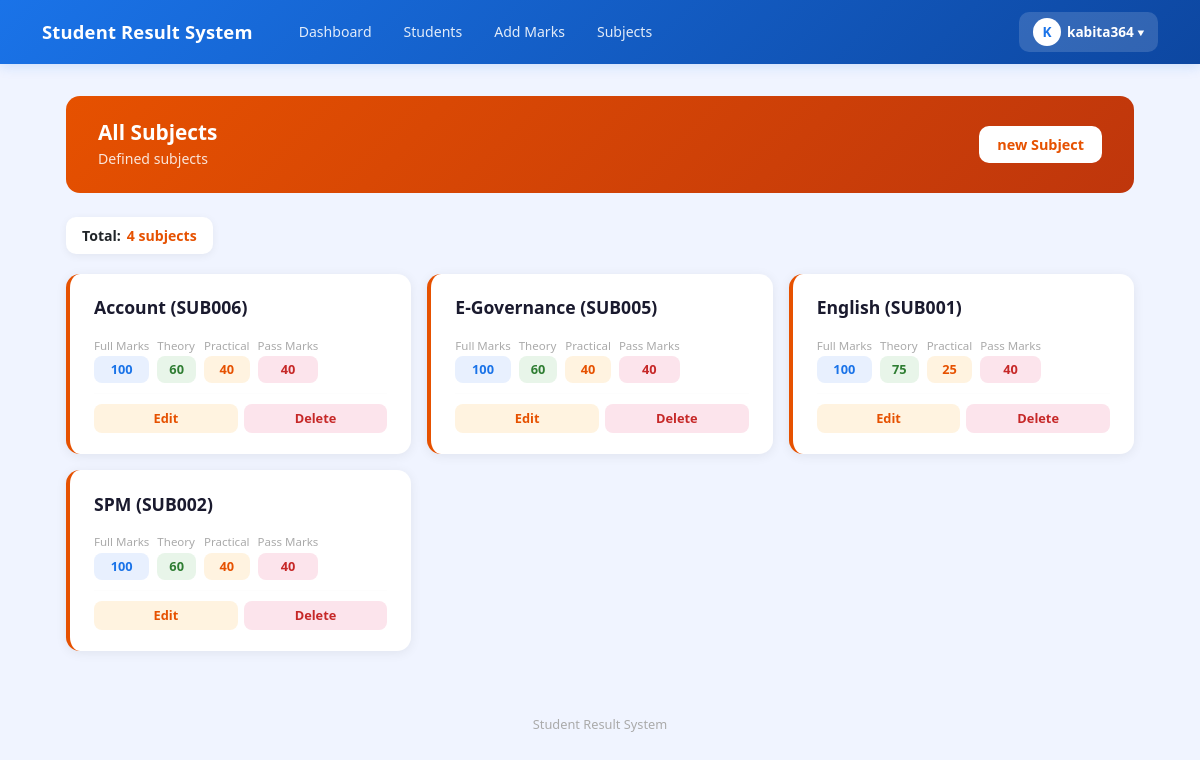
Screenshot of /subjects/ (signed in) with the database file from the repository.
### result/models.py (models this page shows, shortened)
class CustomUser(AbstractUser):
    ROLE_CHOICES = (
        ('admin', 'Admin'),
        ('teacher', 'Teacher'),
        ('student', 'Student'),
    )
    role = models.CharField(max_length=10, choices=ROLE_CHOICES, default='student')
    phone = models.CharField(max_length=15, null=True, blank=True)

class Subject(models.Model):
    class_name = models.ForeignKey(
        Class, on_delete=models.CASCADE, related_name='subjects'
    )
    name = models.CharField(max_length=100)
    subject_code = models.CharField(max_length=20,unique=True, blank=True)
    full_marks = models.PositiveIntegerField(default=100)
    theory_marks = models.PositiveIntegerField(default=60)
    practical_marks = models.PositiveIntegerField(default=40)
    pass_marks = models.PositiveIntegerField(default=40)
    theory_pass_marks = models.PositiveIntegerField(default=24)
    practical_pass_marks = models.PositiveIntegerField(default=15)
    class Meta:
        ordering = ['name']

### result/views.py (the view)
# urls.py: path('subjects/', views.subject_list, name='subject_list'),
@login_required(login_url='result:admin_login')
def subject_list(request):
    subjects = Subject.objects.all()
    return render(request, 'result/subject_list.html', {'subjects': subjects})

### result/templates/result/subject_list.html (shortened to what this page needs)
{% extends 'result/base.html' %}
{% block content %}
<div class="page-header">
    <div>
        <h4> All Subjects</h4>
        <p>Defined subjects </p>
    </div>
    <a href="{% url 'result:add_subject' %}" class="btn-add">new Subject</a>
</div>
<div class="stat-pill">
    Total: <span style="color:#e65100;">{{ subjects.count }} subjects</span>
</div>
{% if subjects %}
<div class="subject-grid">
    {% for subject in subjects %}
    <div class="subject-card">
        <div class="subject-name">
            {{ subject.name }} ({{ subject.subject_code }})
        </div>
        <div class="marks-row">
            <div>
                <div class="marks-label">Full Marks</div>
                <div class="marks-badge badge-full">{{ subject.full_marks }}</div>
            </div>
            {% if subject.theory_marks %}
            <div>
                <div class="marks-label">Theory</div>
                <div class="marks-badge badge-theory">{{ subject.theory_marks }}</div>
            </div>
            {% endif %}
            {% if subject.practical_marks %}
            <div>
                <div class="marks-label">Practical</div>
                <div class="marks-badge badge-practical">{{ subject.practical_marks }}</div>
            </div>
            {% endif %}
            <div>
                <div class="marks-label">Pass Marks</div>
                <div class="marks-badge badge-pass">{{ subject.pass_marks }}</div>
            </div>
        </div>
        <hr class="divider-line">
        <div class="action-btns">
            <a href="{% url 'result:edit_subject' subject.pk %}" class="btn-edit"> Edit</a>
            <a href="{% url 'result:delete_subject' subject.pk %}" class="btn-delete"> Delete</a>
        </div>
    </div>
    {% endfor %}
</div>
{% endif %}
{% endblock %}

### result/templates/result/base.html (shortened to what this page needs)
<!DOCTYPE html>
<html lang="ne">
<head>
    <link href="https://cdn.jsdelivr.net/npm/bootstrap@5.3.0/dist/css/bootstrap.min.css" rel="stylesheet">
    <link href="https://cdn.jsdelivr.net/npm/bootstrap-icons@1.10.0/font/bootstrap-icons.css" rel="stylesheet">
</head>
<body>
    <nav class="navbar navbar-expand-lg">
        <div class="container">
         <a class="navbar-brand text-white" href="{% url 'result:dashboard' %}">
    Student Result System
</a>
            {% if user.is_authenticated %}
            <div class="collapse navbar-collapse" id="navMenu">
                <div class="d-flex gap-1 ms-3 flex-wrap align-items-center">
                    <a href="{% url 'result:dashboard' %}" class="nav-link-btn">Dashboard</a>
                    <a href="{% url 'result:student_list' %}" class="nav-link-btn">Students</a>
                    <a href="{% url 'result:add_marks' %}" class="nav-link-btn">Add Marks</a>
                    <a href="{% url 'result:subject_list' %}" class="nav-link-btn">Subjects</a>
                </div>
                <div class="ms-auto mt-2 mt-lg-0 profile-dropdown">
                    <button class="profile-btn" onclick="toggleDropdown()">
                        <div class="profile-avatar">
                            {{ request.user.username|first|upper }}
                        </div>
                        {{ request.user.username }}
                        ▾
                    </button>
                </div>
            </div>
            {% endif %}
        </div>
    </nav>
    <div class="main-container">
        {% block content %}{% endblock %}
    </div>
    <div class="site-footer">
        Student Result System
    </div>
</body>
</html>

### result/templates/result/base.html (style rules this page uses)
body { background: #f0f4ff; min-height: 100vh; }
.navbar-brand { font-size: 1.15rem; font-weight: 700; letter-spacing: 0.01em; }
.navbar { background: linear-gradient(135deg, #1a73e8, #0d47a1) !important; box-shadow: 0 2px 12px rgba(26, 115, 232, 0.18); padding: 0.75rem 0; }
.nav-link-btn { color: rgba(255, 255, 255, 0.88); font-size: 0.88rem; font-weight: 500; padding: 6px 14px; border-radius: 8px; text-decoration: none; transition: background 0.15s; }
.profile-dropdown { position: relative; }
.profile-btn { background: rgba(255, 255, 255, 0.15); color: white; border: none; border-radius: 10px; padding: 6px 14px; font-size: 0.85rem; font-weight: 600; cursor: pointer; display: flex; align-items: center; gap: 6px; transition: background 0.15s; }
.profile-avatar { width: 28px; height: 28px; background: white; color: #1a73e8; border-radius: 50%; display: flex; align-items: center; justify-content: center; font-weight: 800; font-size: 0.85rem; }
.main-container { max-width: 1100px; margin: 0 auto; padding: 2rem 1rem; }
.site-footer { text-align: center; color: #aaa; font-size: 0.8rem; padding: 2rem 0 1rem; }

### result/templates/result/subject_list.html (style rules this page uses)
.page-header { background: linear-gradient(135deg, #e65100, #bf360c); border-radius: 14px; padding: 1.5rem 2rem; color: white; display: flex; align-items: center; justify-content: space-between; flex-wrap: wrap; gap: 1rem; margin-bottom: 1.5rem; }
.page-header h4 { font-size: 1.3rem; font-weight: 700; margin: 0; }
.page-header p { margin: 0.2rem 0 0; opacity: 0.85; font-size: 0.88rem; }
.btn-add { background: white; color: #e65100; font-weight: 600; border: none; border-radius: 10px; padding: 8px 18px; text-decoration: none; font-size: 0.9rem; transition: all 0.15s; }
.stat-pill { background: white; border-radius: 10px; padding: 8px 16px; font-size: 0.88rem; font-weight: 600; box-shadow: 0 2px 8px rgba(0, 0, 0, 0.06); display: inline-flex; align-items: center; gap: 6px; margin-bottom: 1.2rem; }
.subject-grid { display: grid; grid-template-columns: repeat(auto-fill, minmax(280px, 1fr)); gap: 1rem; }
.subject-card { background: white; border-radius: 14px; box-shadow: 0 2px 12px rgba(0, 0, 0, 0.07); padding: 1.3rem 1.5rem; transition: transform 0.15s, box-shadow 0.15s; border-left: 4px solid #e65100; }
.subject-name { font-size: 1.1rem; font-weight: 700; color: #1a1a2e; margin-bottom: 1rem; display: flex; align-items: center; gap: 8px; }
.marks-row { display: flex; gap: 8px; flex-wrap: wrap; margin-bottom: 8px; }
.marks-badge { border-radius: 8px; padding: 4px 12px; font-size: 0.8rem; font-weight: 600; text-align: center; }
.badge-full { background: #e8f0fe; color: #1a73e8; }
.badge-theory { background: #e8f5e9; color: #2e7d32; }
.badge-practical { background: #fff3e0; color: #e65100; }
.badge-pass { background: #fce4ec; color: #c62828; }
.marks-label { font-size: 0.72rem; color: #aaa; margin-bottom: 2px; }
.divider-line { border: none; border-top: 1px solid #f5f5f5; margin: 10px 0; }
.action-btns { display: flex; gap: 6px; }
.btn-edit { background: #fff3e0; color: #e65100; border: none; border-radius: 8px; padding: 5px 14px; font-size: 0.8rem; font-weight: 600; text-decoration: none; transition: all 0.15s; flex: 1; text-align: center; }
.btn-delete { background: #fce4ec; color: #c62828; border: none; border-radius: 8px; padding: 5px 14px; font-size: 0.8rem; font-weight: 600; text-decoration: none; transition: all 0.15s; flex: 1; text-align: center; }

### rows the page displays
CustomUser: user.username|first "K", user.username "kabita364"
Subject: name "Account", subject_code "SUB006", full_marks "100", theory_marks "60", practical_marks "40", pass_marks "40"
Subject: name "E-Governance", subject_code "SUB005", full_marks "100", theory_marks "60", practical_marks "40", pass_marks "40"
Subject: name "English", subject_code "SUB001", full_marks "100", theory_marks "75", practical_marks "25", pass_marks "40"
Subject: name "SPM", subject_code "SUB002", full_marks "100", theory_marks "60", practical_marks "40", pass_marks "40"

### other values shown
{{ subjects.count }} "4"
